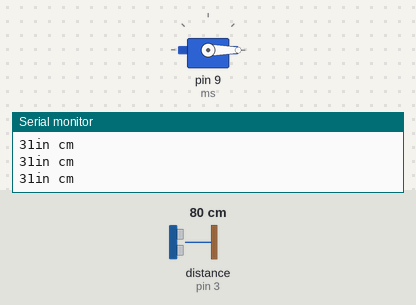
Simulated run of this sketch. Board: Arduino Uno, built with avr-gcc and run on an emulated ATmega328P. Parts: servo, the last lines printed to the serial monitor. Wiring (inferred from the names in the program): ultrasonic range finder: trigger pin 2; echo pin 3. The inputs (shaded band) are chosen by the test bench; at power-on: distance to the obstacle (sensor on pin 3) 80 cm. The echo pulse lasts 58.3 µs per cm.

Above: at 4.2 s.
4.3 s: distance to the obstacle (sensor on pin 3) set to 57 cm
5.8 s: distance to the obstacle (sensor on pin 3) set to 65 cm
At 7.0 s:
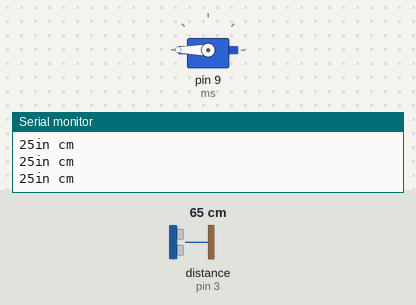
Timing chart, 0 to 8.8 s (numbered marks = the images above; inputs shaded):
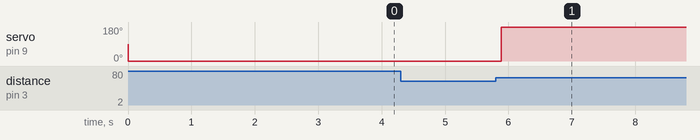

Measured:
- after the input at 5.8 s, servo on pin 9 (ms): 0° → 180° after 0.09 s

The sketch:

noah.ino
```cpp
//#include <SR04.h>
#include <Servo.h>
const int tp = 2;
const int ep = 3;
Servo ms;
int pos = 0;

void setup() {
  // put your setup code here, to run once:
  Serial.begin(9600);
  ms.attach(9);

}

void sweep (int NUM_OF_CYCLES) {
    for (int j = 0; j < NUM_OF_CYCLES; j++) {
      for (pos=180; pos<180; pos++) {
        ms.write(pos);
        for (pos = 180; pos>=1;pos--){
          ms.write(pos);
          delay(10);
          }
        }
      }
    }
    long microsecondsToInches(long microseconds) {
    return microseconds / 74 / 2;
    }
   long microsecondsToCentimeters(long microseconds) {
    return microseconds / 29/ 2;
    }

void loop() {
  long duration, inches, cm;

  // put your main code here, to run repeatedly:
  pinMode(tp, OUTPUT);
  digitalWrite(tp, LOW);
  delayMicroseconds(2);
  digitalWrite(tp, HIGH);
  delayMicroseconds(10);
  digitalWrite(tp, LOW);
  pinMode(ep, INPUT);
  duration = pulseIn(ep, HIGH);
  inches = microsecondsToInches(duration);
  cm = microsecondsToCentimeters(duration);
  Serial.print(inches);
  Serial.print("in ");
  Serial.print("cm");
  Serial.println();
  if (inches < 24) {
    sweep(3);
    }
   else if (inches >= 24) {
    ms.write(pos);
   }
   delay(100);

}
```
